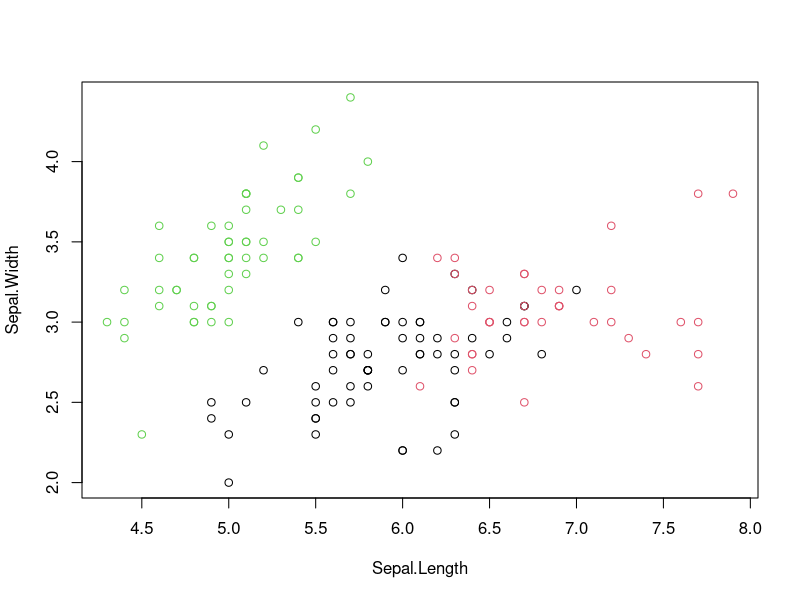
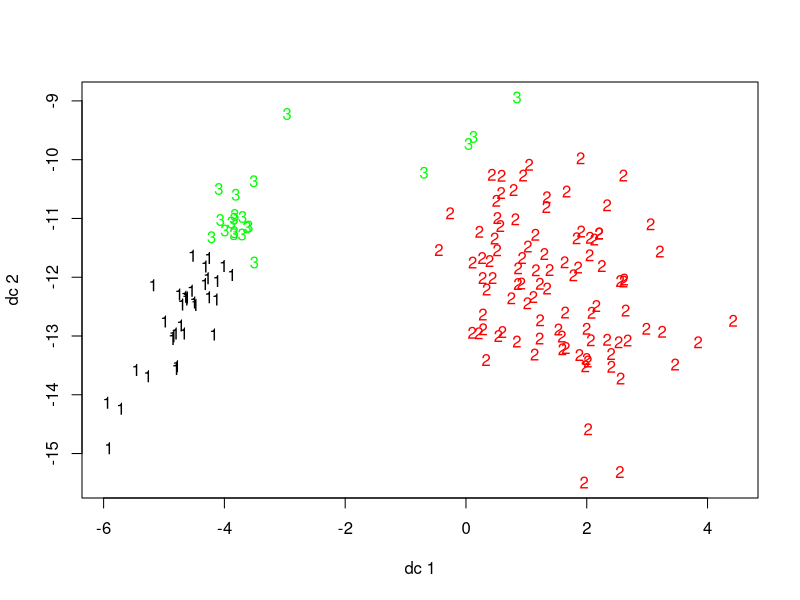
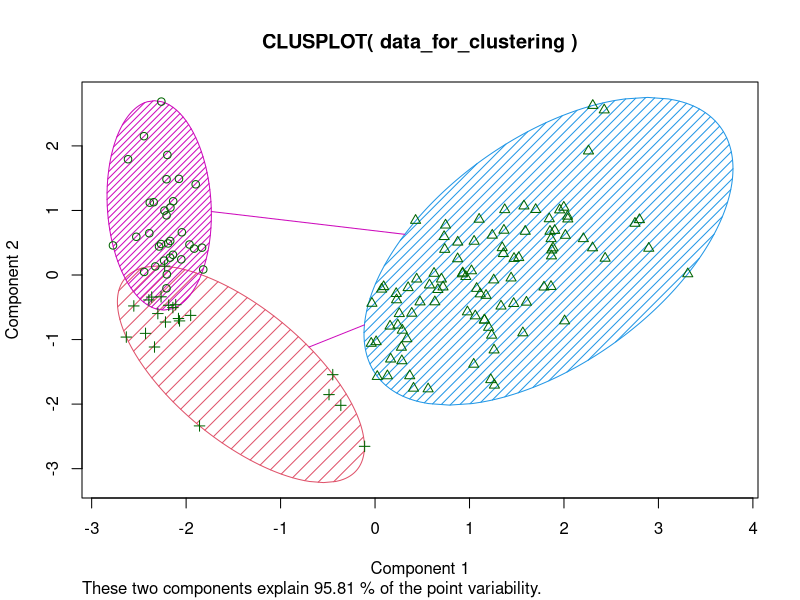

The R source for these figures, in order:
## ---- chunk 1
knitr::opts_chunk$set(echo = TRUE)
## ---- chunk 2



library(dplyr)
library(ggplot2)
library(corrplot)
library(cluster) 
library(fpc)

data(iris)
set.seed(8593)
iris2 <- iris
iris2
iris2$Species <- NULL
(kmeans.result <- kmeans(iris2, 3))
table(iris$Species, kmeans.result$cluster)
plot(iris2[c("Sepal.Length", "Sepal.Width")], col = kmeans.result$cluster)
points(kmeans.result$centers[c("Sepal.Length", "Sepal.Width")], col = 1:3, pch = 8, cex= 2)
data(iris) 
data_for_clustering <- iris[,-5] 
clusters_iris <- kmeans(data_for_clustering, centers = 3) 
plotcluster(data_for_clustering,clusters_iris$cluster) 
clusplot(data_for_clustering, clusters_iris$cluster, color = TRUE, shade = TRUE)
